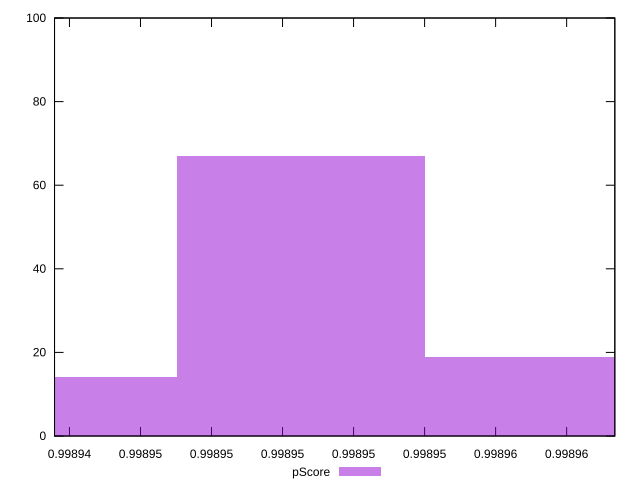

Source code (gnuplot):
reset

$pScore <<EOF
0.9989505122803916 67
0.9989575067525402 19
0.9989435178082429 14
EOF

set key outside below
set boxwidth 0.0000069944721487214085
set xrange [0.9989435797760928:0.9989593562789347]
set yrange [0:100]
set trange [0:100]
set style fill transparent solid 0.5 noborder
set terminal svg size 640, 490 enhanced background rgb 'white'
set output "reprap/interactive/samples/pages+cached+noexternal+nofonts+nosvg+noimg+nocss+nojs/pScore/histogram.svg"

plot $pScore title "pScore" with boxes

reset
